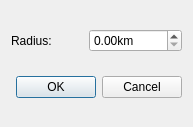
<?xml version="1.0" encoding="UTF-8"?>
<ui version="4.0">
 <class>Dlg_circleRadius</class>
 <widget class="QDialog" name="Dlg_circleRadius">
  <property name="geometry">
   <rect>
    <x>0</x>
    <y>0</y>
    <width>193</width>
    <height>127</height>
   </rect>
  </property>
  <property name="windowTitle">
   <string>Define a radius</string>
  </property>
  <layout class="QGridLayout" name="gridLayout">
   <item row="0" column="0">
    <widget class="QLabel" name="label">
     <property name="text">
      <string>Radius:</string>
     </property>
    </widget>
   </item>
   <item row="0" column="1">
    <widget class="QDoubleSpinBox" name="dSpinBox">
     <property name="layoutDirection">
      <enum>Qt::LeftToRight</enum>
     </property>
     <property name="suffix">
      <string notr="true">km</string>
     </property>
     <property name="maximum">
      <double>45000.000000000000000</double>
     </property>
    </widget>
   </item>
   <item row="1" column="0" colspan="2">
    <widget class="QDialogButtonBox" name="buttonBox">
     <property name="orientation">
      <enum>Qt::Horizontal</enum>
     </property>
     <property name="standardButtons">
      <set>QDialogButtonBox::Cancel|QDialogButtonBox::Ok</set>
     </property>
    </widget>
   </item>
  </layout>
 </widget>
 <resources/>
 <connections>
  <connection>
   <sender>buttonBox</sender>
   <signal>accepted()</signal>
   <receiver>Dlg_circleRadius</receiver>
   <slot>accept()</slot>
   <hints>
    <hint type="sourcelabel">
     <x>248</x>
     <y>254</y>
    </hint>
    <hint type="destinationlabel">
     <x>157</x>
     <y>274</y>
    </hint>
   </hints>
  </connection>
  <connection>
   <sender>buttonBox</sender>
   <signal>rejected()</signal>
   <receiver>Dlg_circleRadius</receiver>
   <slot>reject()</slot>
   <hints>
    <hint type="sourcelabel">
     <x>316</x>
     <y>260</y>
    </hint>
    <hint type="destinationlabel">
     <x>286</x>
     <y>274</y>
    </hint>
   </hints>
  </connection>
 </connections>
</ui>
